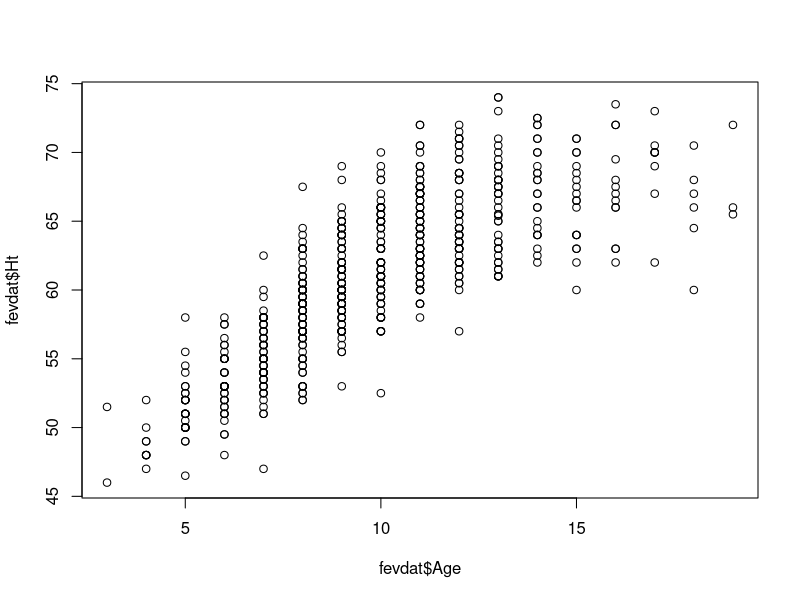
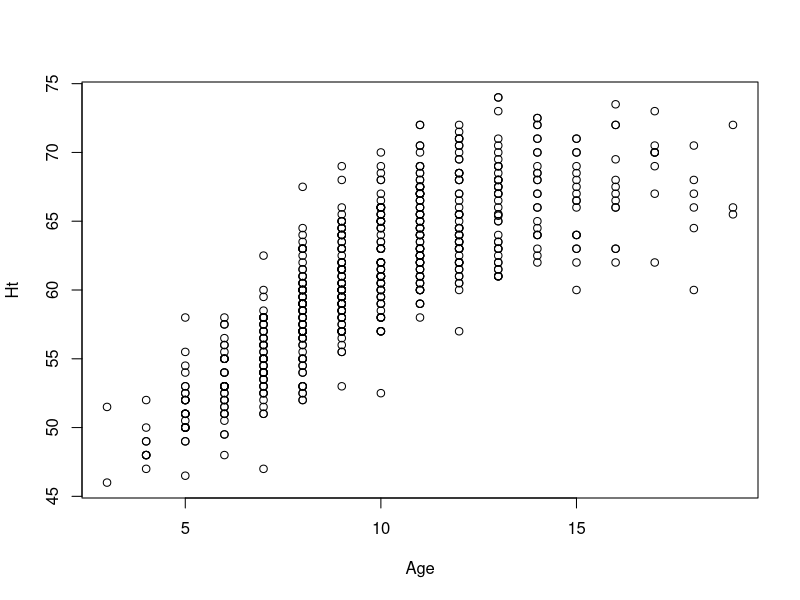
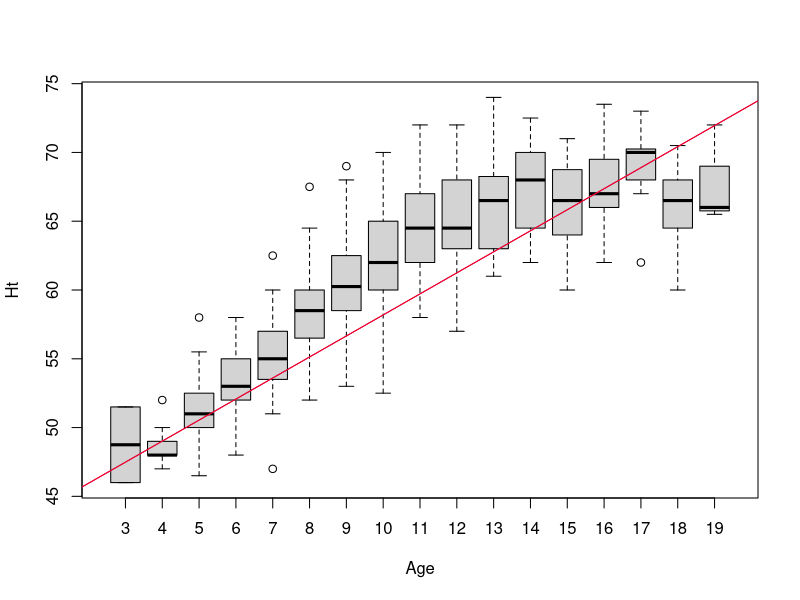
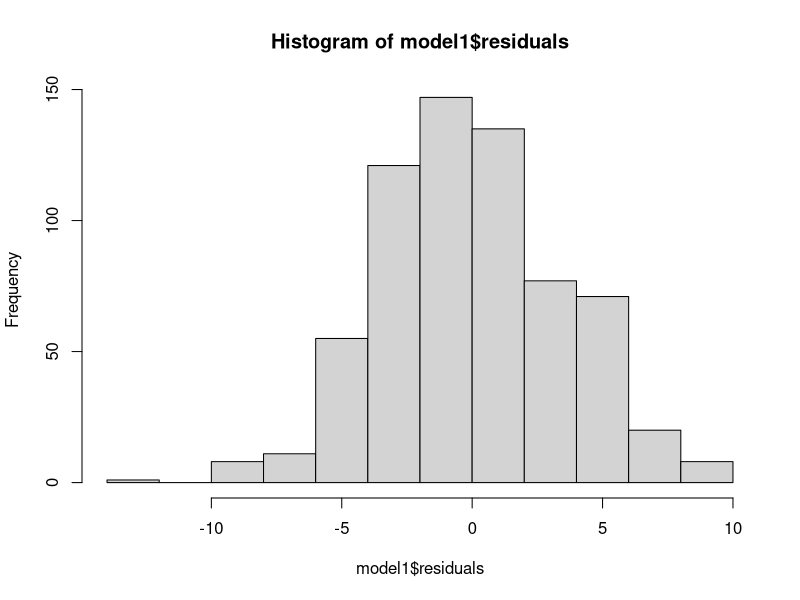
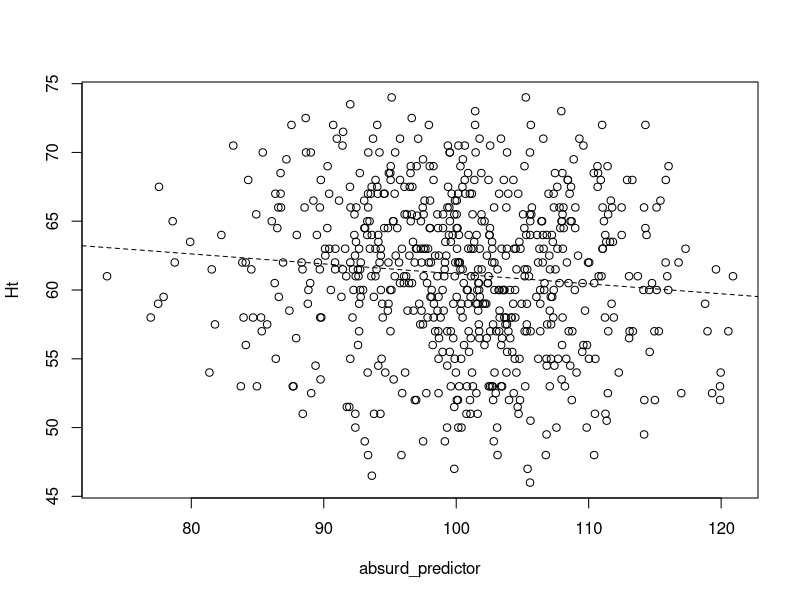
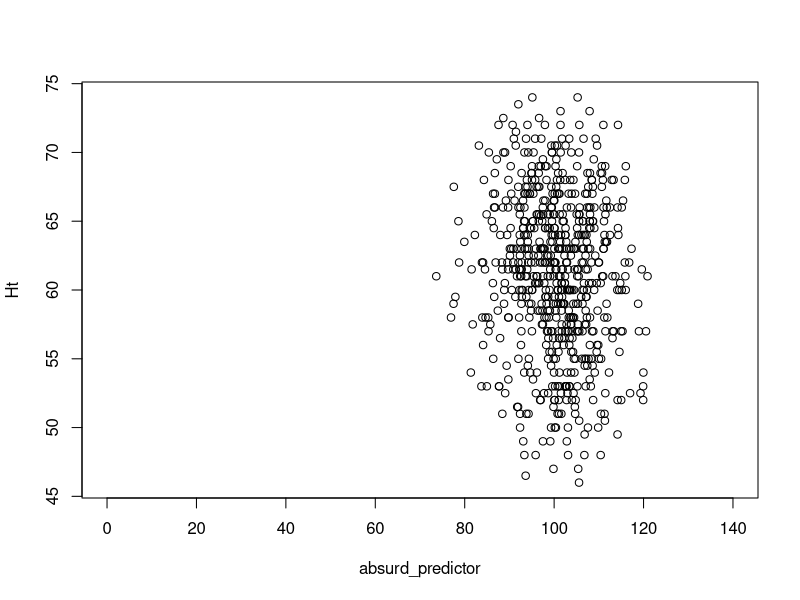
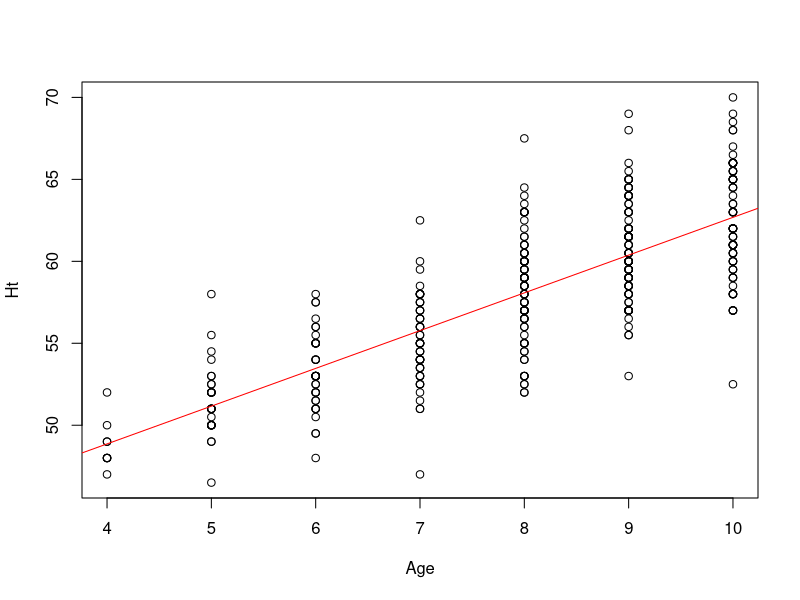

Recreate these plots in R, in order.
getwd()

# REGRESSION ANALYSIS

fevdat = read.table("Datasets/fev_dataset.txt",header=T)
str(fevdat)

# first model: analyse association between height and age
plot(y=fevdat$Ht, x=fevdat$Age)
# another way to plot the same:
# using what is called a formula:
plot(Ht ~ Age, data = fevdat)
# same as when we want to do boxplots of subgroups of a given population:
boxplot(Ht ~ Age, data = fevdat)

# to get a linear model: function lm()
lm(Ht ~ Age, data = fevdat)

# output model is:
# Ht = 45.958 + 1.529 * Age
abline(a= 45.958, b=1.529, col='purple')

# lm() produces much more than the values of the best estimates for the regression parameters:
model1 = lm(Ht ~ Age, data = fevdat)
class(model1)
str(model1)
model1$coefficients # to access the model parameter estimates

# abline also accepts to get as input an lm object:
abline(model1,col='red')

summary(model1)
# cehck that the mean residual is equal to 0:
mean(model1$residuals)
hist(model1$residuals)
# the framework of the least squares regression is such that in most datasets the residuals are normally distributed when the number of observations is large enough

# the (multiple) R-squared value represents the fraction of the total variance that is explained by the model: it's equal to the ratio between the variance of the predicted outcomes ("fitted.values" slot in an lm object) and the variance of the set of observed outcomes:
var(model1$fitted.values)/var(fevdat$Ht)


# To show a "very wrong" model, let us add a column to our dataframe that will be made of gaussian noise (centered on 100 and with standard deviation equal to 8) and I will try to explain the same outcome (height) as a function of this preposterous predictor.

fevdat$absurd_predictor = rnorm(nrow(fevdat),mean=100,sd=8)

plot(Ht ~ absurd_predictor, data=fevdat)
lm(Ht ~ absurd_predictor, data=fevdat) -> absurd_model
abline(absurd_model,lty=2)
summary(absurd_model)
plot(Ht ~ absurd_predictor, data=fevdat,xlim=c(0,140))
# that was a very bad regression model
mean(fevdat$Ht)

# influence of adding predictors:
colnames(fevdat)

# we have a new model with two independent variables (aka predictors), Age and Smoke:
model2 = lm(Ht ~ Age + Smoke, data = fevdat)
# this model is: Ht = beta_0 + (beta_1 * Age) + (beta_2 * Smoke)
model2


# zero-predictor model:
model0 = lm(Ht ~ 1, data=fevdat)
model0
mean(fevdat$Ht)


summary(model2) # two-predictor model
# Multiple R-squared:  0.6291,	Adjusted R-squared:  0.6279
summary(model1) # one-predictor model
# Multiple R-squared:  0.6272,	Adjusted R-squared:  0.6266
summary(model0) # zero-predictor model Ht = beta_0
# Multiple R-squared:  0.0000


# if we try to predict the growth between 4 and 10, we will have a better linear model:
fevdat_agerange = subset(fevdat, Age >= 4 & Age <= 10)
model_agerange = lm(Ht ~ Age, data = fevdat_agerange)
plot(Ht ~ Age, data=fevdat_agerange)
abline(model_agerange,col="red")
summary(model_agerange)


# EXERCISE:
# Using the tutorial_dataset, try and predict the outcome DIABETES out of predictors being:
#  (1) all the other variables in the dataset
#  (2) SYSBP and CURSMOKE
#  (3) age and education level
# Compare the three models above, optionally try other models, and give us your take on which predictor(s) is/are relevant.
